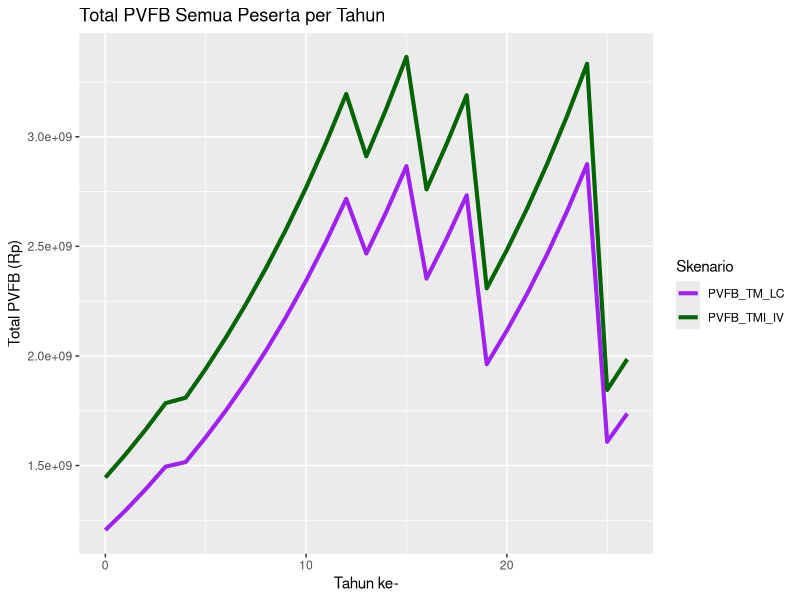
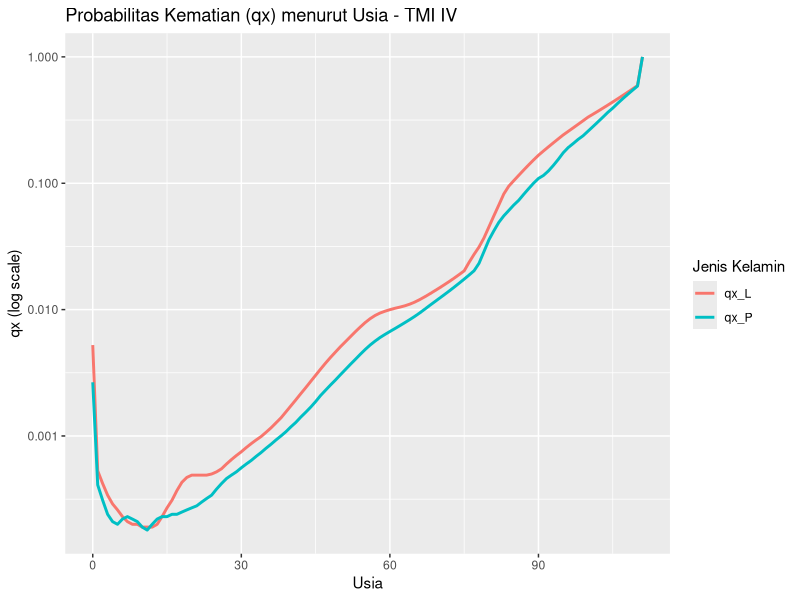
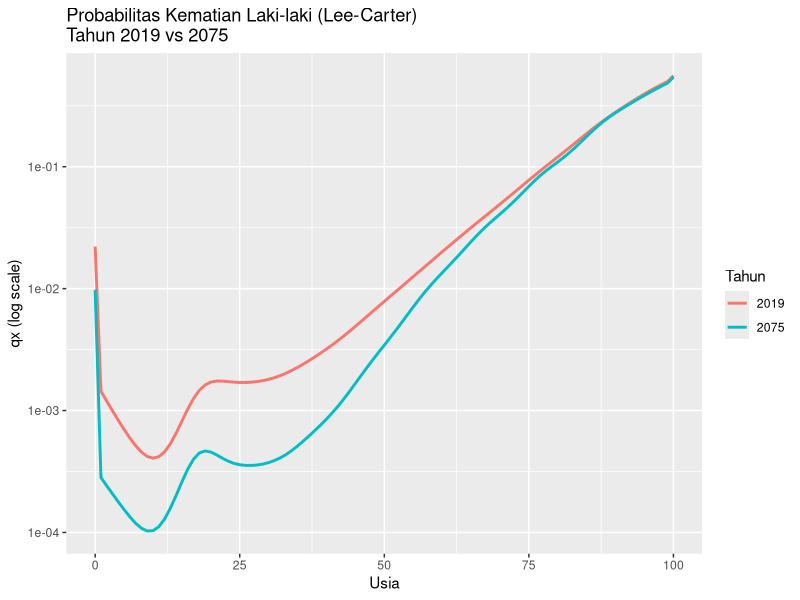
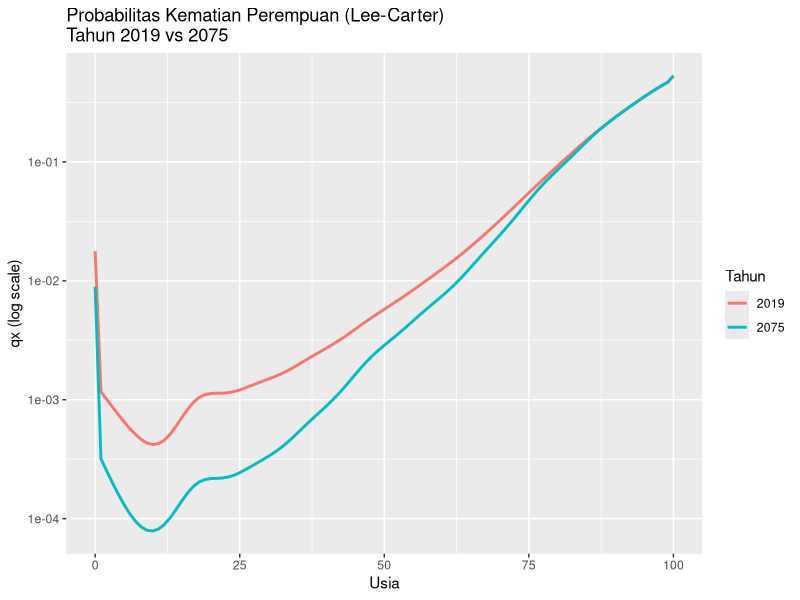
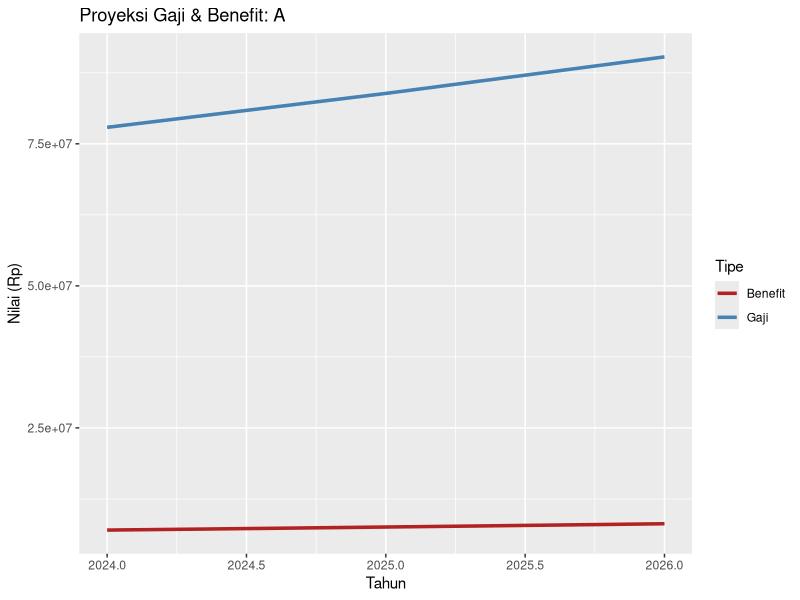
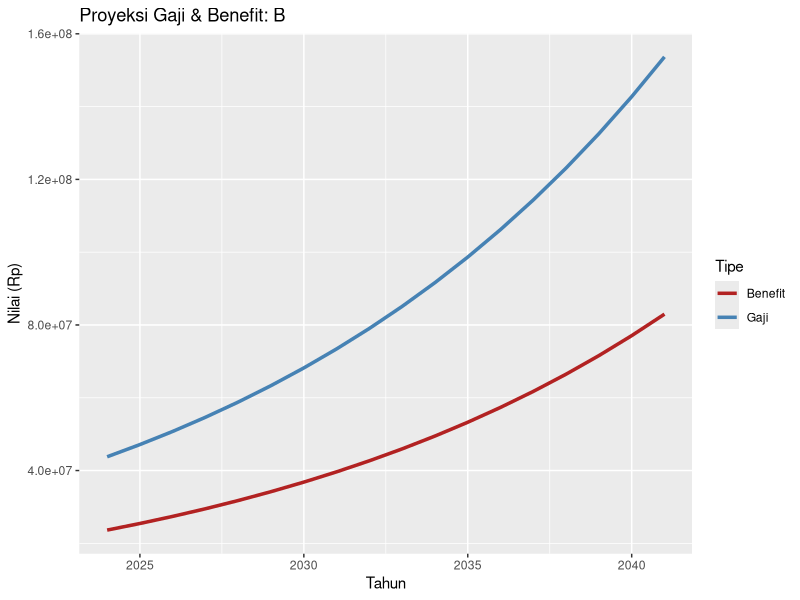
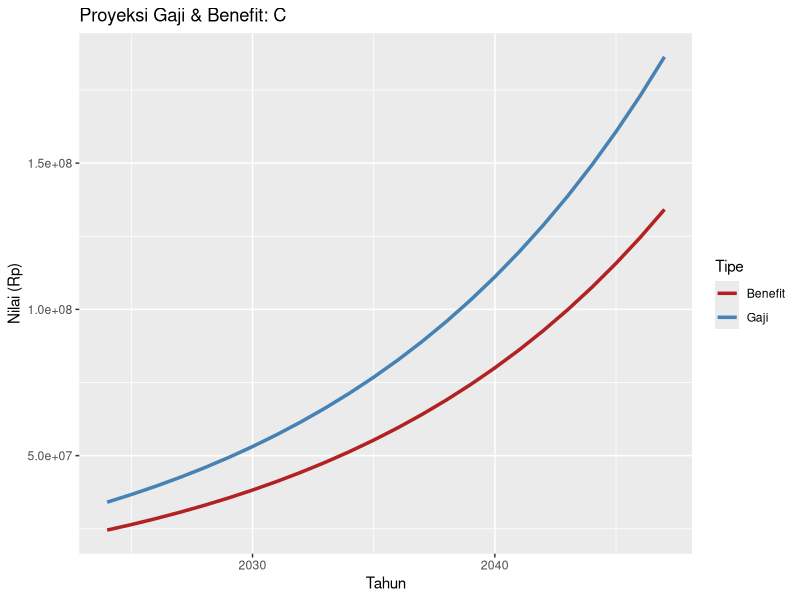
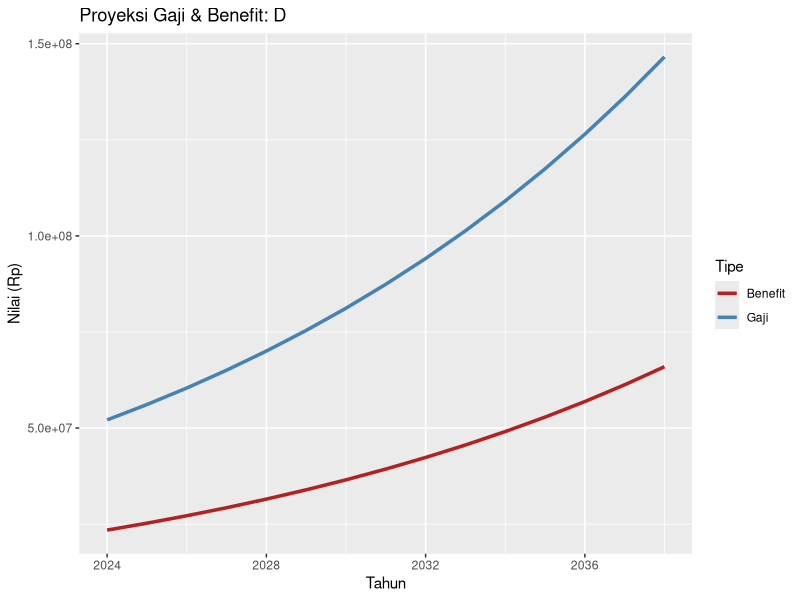

Here is the R script that generated these plots, in order:
setwd("D:/Kerjaan/Research Consultant/Project Lee Carter Model in R")
# Gunakan Working Directory yang di bawah, hapus alamat yang di atas, dan hapus tanda "#" di bawah
# setwd("C:/Users/Nela Aidatun/Downloads")

library(readxl)
library(dplyr)
library(openxlsx)
library(ggplot2)
library(tidyr)
library(tidyverse)

# =================== Parameter ===================
inflasi <- 0.0157  
bunga <- 0.0713
pensiun <- 55
proporsi <- 0.03
KenaikanGaji <- 0.06
v <- 1 / (1 + bunga)
TahunMasuk <- 2020
TahunValuasi<-2024
# =================== Baca Data ===================
data_peserta <- read_excel("data pensiun.xlsx")
tmi_iv <- read_excel("TM IV.xlsx")
lc_laki <- read_excel("TM LC.xlsx", sheet = "Laki-laki")
lc_perempuan <- read_excel("TM LC.xlsx", sheet = "Perempuan")

# --- Visualisasi 1: Grafik Garis tmi_iv ---
tmi_iv_long <- tmi_iv %>%
  pivot_longer(cols = starts_with("qx"), names_to = "Jenis_Kelamin", values_to = "qx")

plot1 <- ggplot(tmi_iv_long, aes(x = Usia, y = qx, color = Jenis_Kelamin)) +
  geom_line(size = 1) +
  scale_y_log10() +
  labs(title = "Probabilitas Kematian (qx) menurut Usia - TMI IV",
       x = "Usia", y = "qx (log scale)",
       color = "Jenis Kelamin")

ggsave("plot_tmi_iv.png", plot = plot1, width = 8, height = 6, dpi = 300)

# --- Visualisasi 2: Line Plot lc_laki Tahun 2019 dan 2075 ---
lc_laki_subset <- lc_laki %>%
  select(Usia, `2019`, `2075`) %>%
  pivot_longer(cols = -Usia, names_to = "Tahun", values_to = "qx") %>%
  mutate(Tahun = as.factor(Tahun))

plot2 <- ggplot(lc_laki_subset, aes(x = Usia, y = qx, color = Tahun)) +
  geom_line(size = 1) +
  scale_y_log10() +
  labs(title = "Probabilitas Kematian Laki-laki (Lee-Carter)\nTahun 2019 vs 2075",
       x = "Usia", y = "qx (log scale)", color = "Tahun")

ggsave("plot_line_laki.png", plot = plot2, width = 8, height = 6, dpi = 300)

# --- Visualisasi 3: Line Plot lc_perempuan Tahun 2019 dan 2075 ---
lc_perempuan_subset <- lc_perempuan %>%
  select(Usia, `2019`, `2075`) %>%
  pivot_longer(cols = -Usia, names_to = "Tahun", values_to = "qx") %>%
  mutate(Tahun = as.factor(Tahun))

plot3 <- ggplot(lc_perempuan_subset, aes(x = Usia, y = qx, color = Tahun)) +
  geom_line(size = 1) +
  scale_y_log10() +
  labs(title = "Probabilitas Kematian Perempuan (Lee-Carter)\nTahun 2019 vs 2075",
       x = "Usia", y = "qx (log scale)", color = "Tahun")

ggsave("plot_line_perempuan.png", plot = plot3, width = 8, height = 6, dpi = 300)


 # =================== Tahap 1 ===================
wb <- createWorkbook()
for (i in 1:nrow(data_peserta)) {
  
  peserta <- data_peserta[i, ]
  usia_sekarang <- peserta$UsiaSekarang
  gaji_awal <- peserta$Gaji
  masa_kerja <- peserta$MasaKerja
  id <- as.character(peserta$Nama)  
  
  Tahun_Menuju_Pensiun <- (pensiun)-1-usia_sekarang
  t <- 0:Tahun_Menuju_Pensiun
  usia_t <- usia_sekarang + t
  tahun_proyeksi <- TahunValuasi + t
  
  # Gaji Proyeksi (G_t)
  G_t <- gaji_awal * ((1 + KenaikanGaji) * (1 + inflasi)) ^ t
  
  # Benefit (B_x)
  B_x <- proporsi * (pensiun - usia_sekarang) * G_t
  B_x[1] <- 0
  
  hasil <- data.frame(
    t = t,
    x = usia_t,
    Tahun = tahun_proyeksi,
    Gaji_Proyeksi = round(G_t, 2),
    Benefit = round(B_x, 2)
  )
  
  # Tambahkan ke workbook sebagai sheet baru
  addWorksheet(wb, sheetName = paste0("Peserta_", id))
  writeData(wb, sheet = paste0("Peserta_", id), x = hasil)
}
# Simpan workbook hasil Tahap 1 ke file Excel
saveWorkbook(wb, "hasil_Tahap1_Gaji_Benefit.xlsx", overwrite = TRUE)

# ========== Visualisasi Gaji Proyeksi dan Benefit per Peserta ==========
dir.create("visualisasi_gaji_benefit", showWarnings = FALSE)

for (i in 1:nrow(data_peserta)) {
  peserta <- data_peserta[i, ]
  usia_sekarang <- peserta$UsiaSekarang
  gaji_awal <- peserta$Gaji
  id <- as.character(peserta$Nama)
  
  Tahun_Menuju_Pensiun <- (pensiun) - 1 - usia_sekarang
  t <- 0:Tahun_Menuju_Pensiun
  usia_t <- usia_sekarang + t
  tahun_proyeksi <- TahunValuasi + t
  G_t <- gaji_awal * ((1 + KenaikanGaji) * (1 + inflasi)) ^ t
  B_x <- proporsi * (pensiun - usia_sekarang) * G_t
  
  df_plot <- data.frame(Tahun = tahun_proyeksi, Gaji = G_t, Benefit = B_x) %>%
    pivot_longer(cols = c("Gaji", "Benefit"), names_to = "Tipe", values_to = "Nilai")
  
  p <- ggplot(df_plot, aes(x = Tahun, y = Nilai, color = Tipe)) +
    geom_line(size = 1.2) +
    labs(title = paste("Proyeksi Gaji & Benefit:", id),
         x = "Tahun", y = "Nilai (Rp)") +
    scale_color_manual(values = c("Gaji" = "steelblue", "Benefit" = "firebrick"))
  
  ggsave(filename = paste0("visualisasi_gaji_benefit/", id, "_gaji_benefit.png"),
         plot = p, width = 8, height = 5)
}

# =================== Tahap 2: Perhitungan Aktuaria ===================

hitung_lx_dx_ax <- function(qx_vector, usia_awal = 0, usia_akhir = 110, v) {
  usia_range <- usia_awal:usia_akhir
  qx <- qx_vector[1:length(usia_range)]
  lx <- numeric(length(usia_range))
  dx <- numeric(length(usia_range))
  Dx <- numeric(length(usia_range))
  Nx <- numeric(length(usia_range))
  ax <- numeric(length(usia_range))
  axn <- numeric(length(usia_range))
  
  lx[1] <- 100000
  for (i in 2:length(lx)) {
    lx[i] <- lx[i - 1] * (1 - qx[i - 1])
  }
  
  dx <- lx * qx
  Dx <- v^(usia_range) * lx
  Nx <- rev(cumsum(rev(Dx)))
  ax <- Nx / Dx
  
  n_axn <- function(Nx, usia_idx, n) {
    if ((usia_idx + n) <= length(Nx)) {
      return((Nx[usia_idx] - Nx[usia_idx + n]) / Dx[usia_idx])
    } else {
      return((Nx[usia_idx]) / Dx[usia_idx])
    }
  }
  
  for (i in 1:length(usia_range)) {
    axn[i] <- n_axn(Nx, i, 110 - usia_range[i])
  }
  
  return(data.frame(
    Usia = usia_range,
    qx = round(qx, 6),
    lx = round(lx),
    dx = round(dx),
    Dx = round(Dx, 2),
    Nx = round(Nx, 2),
    ax = round(ax, 4),
    axn = round(axn, 4)
  ))
}

# ========= Fungsi Ubah Format TM LC ke Long =========
reshape_tm_lc <- function(df, gender) {
  names(df)[1] <- "Usia"
  df <- df %>% mutate(Usia = as.numeric(Usia))
  
  df_long <- df %>%
    pivot_longer(-Usia, names_to = "Tahun", values_to = "qx") %>%
    mutate(
      Tahun = as.numeric(Tahun),
      qx = as.numeric(qx),
      Gender = gender
    ) %>%
    arrange(Tahun, Usia)
  
  return(df_long)
}

# ========== TMI IV ========== 
tmi_iv_p <- tmi_iv %>% select(Usia, qx = qx_P)
tmi_iv_l <- tmi_iv %>% select(Usia, qx = qx_L)

hasil_tmi_p <- hitung_lx_dx_ax(tmi_iv_p$qx, usia_awal = min(tmi_iv_p$Usia), usia_akhir = max(tmi_iv_p$Usia), v)
hasil_tmi_l <- hitung_lx_dx_ax(tmi_iv_l$qx, usia_awal = min(tmi_iv_l$Usia), usia_akhir = max(tmi_iv_l$Usia), v)

# Simpan TMI IV ke Excel
wb1 <- createWorkbook()
addWorksheet(wb1, "TMI_IV_P")
writeData(wb1, "TMI_IV_P", hasil_tmi_p)

addWorksheet(wb1, "TMI_IV_L")
writeData(wb1, "TMI_IV_L", hasil_tmi_l)

saveWorkbook(wb1, "hasil_TMI_IV.xlsx", overwrite = TRUE)

# ========== TM LC PEREMPUAN ========== 
lc_perempuan_long <- reshape_tm_lc(lc_perempuan, "P")
wb2 <- createWorkbook()

for (thn in 2020:2046) {
  data_tahun <- lc_perempuan_long %>%
    filter(Tahun == thn) %>%
    arrange(Usia)
  
  hasil_tahun <- hitung_lx_dx_ax(data_tahun$qx, min(data_tahun$Usia), max(data_tahun$Usia), v)
  
  sheet_name <- paste0("Tahun_", thn)
  addWorksheet(wb2, sheet_name)
  writeData(wb2, sheet_name, hasil_tahun)
}

saveWorkbook(wb2, "hasil_TMLC_P_Tahun2020-2046.xlsx", overwrite = TRUE)

# ========== TM LC LAKI-LAKI ========== 
lc_laki_long <- reshape_tm_lc(lc_laki, "L")
wb3 <- createWorkbook()

for (thn in 2020:2046) {
  data_tahun <- lc_laki_long %>%
    filter(Tahun == thn) %>%
    arrange(Usia)
  
  hasil_tahun <- hitung_lx_dx_ax(data_tahun$qx, min(data_tahun$Usia), max(data_tahun$Usia), v)
  
  sheet_name <- paste0("Tahun_", thn)
  addWorksheet(wb3, sheet_name)
  writeData(wb3, sheet_name, hasil_tahun)
}
# Ambil qx tahun valuasi (misal 2024) dari LC
qx_lc_l <- lc_laki_long %>% filter(Tahun == TahunValuasi) %>% arrange(Usia)
qx_lc_p <- lc_perempuan_long %>% filter(Tahun == TahunValuasi) %>% arrange(Usia)

hasil_lc_l <- hitung_lx_dx_ax(qx_lc_l$qx, usia_awal = min(qx_lc_l$Usia), usia_akhir = max(qx_lc_l$Usia), v)
hasil_lc_p <- hitung_lx_dx_ax(qx_lc_p$qx, usia_awal = min(qx_lc_p$Usia), usia_akhir = max(qx_lc_p$Usia), v)

saveWorkbook(wb3, "hasil_TMLC_L_Tahun2020-2046.xlsx", overwrite = TRUE)
get_D_and_ar <- function(hasil_lxDx, usia_r, usia_x) {
  Dr <- hasil_lxDx$Dx[which(hasil_lxDx$Usia == usia_r)]
  Nr <- hasil_lxDx$Nx[which(hasil_lxDx$Usia == usia_r)]
  ar <- Nr / Dr
  return(list(Dr = Dr, ar = ar))
}
# =================== Tahap 3: Perhitungan PVFB ===================
wb_pvfb_semua <- createWorkbook()

# Buat dua data.frame kosong untuk gabungan output
max_tahun <- max((pensiun ) - data_peserta$UsiaSekarang)
PVFB_TMI_IV <- data.frame(t = 0:max_tahun)
PVFB_TM_LC <- data.frame(t = 0:max_tahun)

for (i in 1:nrow(data_peserta)) {
  
  peserta <- data_peserta[i, ]
  id <- as.character(peserta$Nama)
  usia_sekarang <- peserta$UsiaSekarang
  gaji_awal <- peserta$Gaji
  gender <- peserta$JenisKelamin  # "L" atau "P"
  
  Tahun_Menuju_Pensiun <- (pensiun - 1) - usia_sekarang
  usia_pensiun <- pensiun
  
  B_r <- proporsi * (pensiun - usia_sekarang) * (gaji_awal * ((1 + KenaikanGaji) * (1 + inflasi)) ^ Tahun_Menuju_Pensiun)
  
  # ==================== Perhitungan TMI IV ====================
  hasil_tmi <- if (gender == "L") hasil_tmi_l else hasil_tmi_p
  tmi_vals <- get_D_and_ar(hasil_tmi, usia_r = usia_pensiun, usia_x = usia_sekarang)
  Dr <- tmi_vals$Dr
  ar <- tmi_vals$ar
  
  usia_rentang <- usia_sekarang:(usia_pensiun)
  Dx_vector <- hasil_tmi %>% filter(Usia %in% usia_rentang) %>% pull(Dx)
  PVFB_t_tmi <- B_r * ar * (Dr / Dx_vector)
  
  colname_tmi <- paste0("j=", i)
  PVFB_TMI_IV[1:length(PVFB_t_tmi), colname_tmi] <- round(PVFB_t_tmi, 2)
  
  # ==================== Perhitungan TM LC ====================
  hasil_lc <- if (gender == "L") hasil_lc_l else hasil_lc_p
  lc_vals <- get_D_and_ar(hasil_lc, usia_r = usia_pensiun, usia_x = usia_sekarang)
  Dr_lc <- lc_vals$Dr
  ar_lc <- lc_vals$ar
  
  Dx_vector_lc <- hasil_lc %>% filter(Usia %in% usia_rentang) %>% pull(Dx)
  PVFB_t_lc <- B_r * ar_lc * (Dr_lc / Dx_vector_lc)
  
  colname_lc <- paste0("j=", i)
  PVFB_TM_LC[1:length(PVFB_t_lc), colname_lc] <- round(PVFB_t_lc, 2)
}

# Tambahkan worksheet dan simpan
addWorksheet(wb_pvfb_semua, "PVFB_TMI_IV")
writeData(wb_pvfb_semua, "PVFB_TMI_IV", PVFB_TMI_IV)

addWorksheet(wb_pvfb_semua, "PVFB_TM_LC")
writeData(wb_pvfb_semua, "PVFB_TM_LC", PVFB_TM_LC)

saveWorkbook(wb_pvfb_semua, "hasil_PVFB_Tahunan_TMI_dan_TM_LC.xlsx", overwrite = TRUE)

# =================== Visualisasi PVFB Agregat ===================
dir.create("visualisasi_pvfb", showWarnings = FALSE)

PVFB_long <- PVFB_TMI_IV %>%
  pivot_longer(cols = -t, names_to = "Peserta", values_to = "PVFB_TMI_IV") %>%
  left_join(PVFB_TM_LC %>%
              pivot_longer(cols = -t, names_to = "Peserta", values_to = "PVFB_TM_LC"),
            by = c("t", "Peserta"))

# Loop untuk simpan grafik PVFB per peserta
peserta_list <- unique(PVFB_long$Peserta)

for (id in peserta_list) {
  df_plot <- PVFB_long %>% filter(Peserta == id) %>%
    pivot_longer(cols = c("PVFB_TMI_IV", "PVFB_TM_LC"), names_to = "Skenario", values_to = "PVFB")
  
  p <- ggplot(df_plot, aes(x = t, y = PVFB, color = Skenario)) +
    geom_line(size = 1.2) +
    labs(title = paste("Nilai PVFB per Tahun -", id),
         x = "Tahun ke-", y = "PVFB (Rp)") +
    scale_color_manual(values = c("PVFB_TMI_IV" = "darkgreen", "PVFB_TM_LC" = "purple"))
  
  ggsave(filename = paste0("visualisasi_pvfb/", id, "_pvfb.png"),
         plot = p, width = 8, height = 5)
}

# ========== Visualisasi Akumulasi Total PVFB Semua Peserta ==========
PVFB_total <- PVFB_long %>%
  group_by(t) %>%
  summarise(PVFB_TMI_IV = sum(PVFB_TMI_IV, na.rm = TRUE),
            PVFB_TM_LC = sum(PVFB_TM_LC, na.rm = TRUE)) %>%
  pivot_longer(cols = c("PVFB_TMI_IV", "PVFB_TM_LC"), names_to = "Skenario", values_to = "PVFB")

ggplot(PVFB_total, aes(x = t, y = PVFB, color = Skenario)) +
  geom_line(size = 1.4) +
  labs(title = "Total PVFB Semua Peserta per Tahun",
       x = "Tahun ke-", y = "Total PVFB (Rp)") +
  scale_color_manual(values = c("PVFB_TMI_IV" = "darkgreen", "PVFB_TM_LC" = "purple"))

ggsave("visualisasi_pvfb/Total_PVFB_Semua_Peserta.png", width = 8, height = 5)


# =================== Tahap 4: Hitung NC dan AL Metode EAN ===================
library(dplyr)
library(openxlsx)

# Fungsi hitung NC dan AL metode EAN, versi revisi
hitung_NC_AL_EAN <- function(PVFB_df, hasil_lxDx, usia_sekarang, usia_pensiun, peserta_id = NULL) {
  usia_r <- usia_pensiun - 1
  PVFB_df <- PVFB_df %>% filter(t + usia_sekarang <= usia_r)
  
  hasil_full <- hasil_lxDx
  Dr <- hasil_full$Dx[hasil_full$Usia == usia_r]
  Nr <- hasil_full$Nx[hasil_full$Usia == usia_r]
  ar <- hasil_full$axn[hasil_full$Usia == usia_r]
  Nx0 <- hasil_full$Nx[hasil_full$Usia == usia_sekarang]
  
  if (any(is.na(c(Dr, Nr, ar, Nx0)))) {
    warning(paste("NA pada input: peserta ID", peserta_id))
    return(list(NC = NA, AL = NA))
  }
  
  denominator <- ar * (Nx0 - Nr)
  if (denominator <= 0) {
    warning(paste("Denominator <= 0 untuk peserta ID", peserta_id))
    return(list(NC = NA, AL = NA))
  }
  
  PVFB_total <- sum(PVFB_df$PVFB, na.rm = TRUE)
  NC_tetap <- round((PVFB_total * Dr) / denominator, 2)
  NC <- rep(NC_tetap, nrow(PVFB_df))
  
  usia_t <- PVFB_df$t + usia_sekarang
  usia_t[usia_t > usia_r] <- usia_r
  
  Nx_t <- hasil_full$Nx[match(usia_t, hasil_full$Usia)]
  Dx_t <- hasil_full$Dx[match(usia_t, hasil_full$Usia)]
  
  AL <- rep(NA, length(PVFB_df$t))
  valid <- !is.na(Dx_t) & Dx_t != 0
  AL[valid] <- round(PVFB_df$PVFB[valid] - NC_tetap * (Nx_t[valid] - Nr) / Dx_t[valid], 2)
  AL[PVFB_df$t == 0] <- 0
  AL[is.na(AL)] <- NA
  
  # DEBUG untuk peserta J3 dan J6
  if (peserta_id %in% c(3, 6)) {
    cat("=== DEBUG: Peserta ID", peserta_id, "===\n")
    cat("PVFB_total =", PVFB_total, "\n")
    cat("NC =", NC_tetap, "\n")
    cat("Nx0 =", Nx0, ", Nr =", Nr, "\n")
    cat("Denominator =", denominator, "\n")
    cat("AL tahun 0 dan 1:\n")
    print(data.frame(t = PVFB_df$t[1:2], PVFB = PVFB_df$PVFB[1:2], AL = AL[1:2]))
  }
  
  return(list(
    NC = data.frame(t = PVFB_df$t, NC = NC),
    AL = data.frame(t = PVFB_df$t, AL = AL)
  ))
}


# Inisialisasi workbook dan list penampung hasil
wb_ean <- createWorkbook()
NC_TMI_IV_all <- list()
AL_TMI_IV_all <- list()
NC_TM_LC_all <- list()
AL_TM_LC_all <- list()

# Loop untuk setiap peserta
for (i in 1:nrow(data_peserta)) {
  usia <- data_peserta$UsiaSekarang[i]
  gender <- data_peserta$JenisKelamin[i]
  peserta_id <- data_peserta$Nama[i]  # Tambahkan ini
  usia_pensiun <- 55
  
  hasil_lxDx_tmi <- if (gender == "P") hasil_tmi_p else hasil_tmi_l
  hasil_lxDx_lc <- if (gender == "P") hasil_lc_p else hasil_lc_l
  
  colname <- paste0("j=", i)
  
  if (colname %in% colnames(PVFB_TMI_IV)) {
    PVFB_df_tmi <- data.frame(t = PVFB_TMI_IV$t, PVFB = PVFB_TMI_IV[[colname]])
    hasil_tmi <- hitung_NC_AL_EAN(PVFB_df_tmi, hasil_lxDx_tmi, usia, usia_pensiun, peserta_id)
    NC_TMI_IV_all[[i]] <- hasil_tmi$NC
    AL_TMI_IV_all[[i]] <- hasil_tmi$AL
  }
  
  if (colname %in% colnames(PVFB_TM_LC)) {
    PVFB_df_lc <- data.frame(t = PVFB_TM_LC$t, PVFB = PVFB_TM_LC[[colname]])
    hasil_lc <- hitung_NC_AL_EAN(
      PVFB_df = PVFB_df_lc,
      hasil_lxDx = hasil_lxDx_lc,
      usia_sekarang = usia,
      usia_pensiun = usia_pensiun,
      peserta_id = peserta_id
    )
    NC_TM_LC_all[[i]] <- hasil_lc$NC
    AL_TM_LC_all[[i]] <- hasil_lc$AL
  }
}


# Fungsi gabung data frame per peserta
gabung_df <- function(list_df, prefix) {
  hasil_df <- list_df[[1]]
  colnames(hasil_df)[colnames(hasil_df) != "t"] <- paste0(prefix, "_j1")
  
  for (i in 2:length(list_df)) {
    df_i <- list_df[[i]]
    colnames(df_i)[colnames(df_i) != "t"] <- paste0(prefix, "_j", i)
    hasil_df <- merge(hasil_df, df_i, by = "t", all = TRUE)
  }
  return(hasil_df)
}

# Gabungkan hasil dan simpan ke Excel
NC_TMI_IV_df <- gabung_df(NC_TMI_IV_all, "NC")
AL_TMI_IV_df <- gabung_df(AL_TMI_IV_all, "AL")
NC_TM_LC_df <- gabung_df(NC_TM_LC_all, "NC")
AL_TM_LC_df <- gabung_df(AL_TM_LC_all, "AL")

addWorksheet(wb_ean, "EAN_TMI_IV")
writeData(wb_ean, "EAN_TMI_IV", cbind(NC_TMI_IV_df, AL_TMI_IV_df[, -1]))

addWorksheet(wb_ean, "EAN_TM_LC")
writeData(wb_ean, "EAN_TM_LC", cbind(NC_TM_LC_df, AL_TM_LC_df[, -1]))

# Simpan workbook (ganti path sesuai kebutuhan)
saveWorkbook(wb_ean, "hasil_EAN_NC_AL_TMI_TM_LC.xlsx", overwrite = TRUE)

if (peserta_id %in% c(3, 6)) {
  print(paste("=== DEBUG: Peserta ID", peserta_id, "==="))
  print(paste("PVFB_total =", PVFB_total))
  print(paste("NC =", NC_tetap))
  print(paste("Nx0 =", Nx0, ", Nr =", Nr))
  print(paste("Denominator =", denominator))
  print("AL tahun 0 dan 1:")
  print(data.frame(t = PVFB_df$t[1:2], PVFB = PVFB_df$PVFB[1:2], AL = AL[1:2]))
}

# =================== Visualisasi Tahap 4: NC dan AL ===================
library(ggplot2)
library(tidyr)

# Gabungkan dan ubah ke long format untuk plotting
NC_TMI_IV_long <- pivot_longer(NC_TMI_IV_df, -t, names_to = "Peserta", values_to = "NC")
AL_TMI_IV_long <- pivot_longer(AL_TMI_IV_df, -t, names_to = "Peserta", values_to = "AL")

NC_TM_LC_long <- pivot_longer(NC_TM_LC_df, -t, names_to = "Peserta", values_to = "NC")
AL_TM_LC_long <- pivot_longer(AL_TM_LC_df, -t, names_to = "Peserta", values_to = "AL")

# Buat plot dan simpan (NC dan AL)
plot_NC_TMI <- ggplot(NC_TMI_IV_long, aes(x = t, y = NC, color = Peserta)) +
  geom_line() + labs(title = "Normal Cost - TMI IV", x = "Tahun", y = "NC")
ggsave("plot_NC_TMI_IV.png", plot_NC_TMI, width = 8, height = 5)

plot_AL_TMI <- ggplot(AL_TMI_IV_long, aes(x = t, y = AL, color = Peserta)) +
  geom_line() + labs(title = "Accrued Liability - TMI IV", x = "Tahun", y = "AL")
ggsave("plot_AL_TMI_IV.png", plot_AL_TMI, width = 8, height = 5)

plot_NC_LC <- ggplot(NC_TM_LC_long, aes(x = t, y = NC, color = Peserta)) +
  geom_line() + labs(title = "Normal Cost - TM LC", x = "Tahun", y = "NC")
ggsave("plot_NC_TM_LC.png", plot_NC_LC, width = 8, height = 5)

plot_AL_LC <- ggplot(AL_TM_LC_long, aes(x = t, y = AL, color = Peserta)) +
  geom_line() + labs(title = "Accrued Liability - TM LC", x = "Tahun", y = "AL")
ggsave("plot_AL_TM_LC.png", plot_AL_LC, width = 8, height = 5)

# =================== Tahap 5: Hitung ∆B_t dan PVFB̃_tj ===================

# Fungsi menghitung delta B dan PVFB tilde
hitung_deltaB_PVFB_tj <- function(data_peserta, usia_pensiun, inflasi, KenaikanGaji, proporsi, hasil_lxDx_list) {
  max_t <- max(usia_pensiun  - data_peserta$UsiaSekarang)
  n_peserta <- nrow(data_peserta)
  v <- 1 / (1 + bunga)
  
  # Inisialisasi matriks hasil
  deltaB_df <- data.frame(t = 0:max_t)
  PVFB_tilde_df <- data.frame(t = 0:max_t)
  
  for (j in 1:n_peserta) {
    usia_j <- data_peserta$UsiaSekarang[j]
    gaji_awal <- data_peserta$Gaji[j]
    gender <- data_peserta$JenisKelamin[j]
    hasil_lxDx <- hasil_lxDx_list[[j]]
    
    t_max <- usia_pensiun -1- usia_j
    
    delta_B <- numeric(max_t + 1)
    pvfb_tilde <- numeric(max_t + 1)
    
    for (t in 0:t_max) {
      usia_t <- usia_j + t
      G_t <- gaji_awal * ((1 + inflasi) * (1 + KenaikanGaji)) ^ (t)
      G_t1 <- gaji_awal * ((1 + inflasi) * (1 + KenaikanGaji)) ^ (t+1)
      
      B_t <- proporsi * (usia_pensiun - usia_j) * G_t
      B_t1 <- proporsi * (usia_pensiun - usia_j) * G_t1
      
      delta_B[t + 1] <- round(B_t1 - B_t, 2)
      
      Dr <- hasil_lxDx$Dx[which(hasil_lxDx$Usia == usia_pensiun - 1)]
      Dx_t1 <- hasil_lxDx$Dx[which(hasil_lxDx$Usia == usia_t + 1)]
      
      pvfb_tilde[t + 1] <- round(B_t * Dr / Dx_t1, 2)
    }
    
    deltaB_df[[paste0("j=", j)]] <- delta_B
    PVFB_tilde_df[[paste0("j=", j)]] <- pvfb_tilde
  }
  
  return(list(deltaB = deltaB_df, PVFB_tilde = PVFB_tilde_df))
}
# Buat list hasil_lxDx TMI IV dan TM LC untuk setiap peserta
hasil_lxDx_tmi_list <- lapply(1:nrow(data_peserta), function(i) {
  gender <- data_peserta$JenisKelamin[i]
  if (gender == "L") {
    hasil_tmi_l
  } else {
    hasil_tmi_p
  }
})

hasil_lxDx_lc_list <- lapply(1:nrow(data_peserta), function(i) {
  gender <- data_peserta$JenisKelamin[i]
  if (gender == "L") {
    hasil_lc_l
  } else {
    hasil_lc_p
  }
})

# Perhitungan untuk TMI IV
hasil_deltabt_tmi <- hitung_deltaB_PVFB_tj(
  data_peserta = data_peserta,
  usia_pensiun = 56,
  inflasi = inflasi,
  KenaikanGaji = KenaikanGaji,
  proporsi = proporsi,
  hasil_lxDx_list = hasil_lxDx_tmi_list
)

# Perhitungan untuk TM LC
hasil_deltabt_lc <- hitung_deltaB_PVFB_tj(
  data_peserta = data_peserta,
  usia_pensiun = 56,
  inflasi = inflasi,
  KenaikanGaji = KenaikanGaji,
  proporsi = proporsi,
  hasil_lxDx_list = hasil_lxDx_lc_list
)

# Simpan ke Excel
wb_delta <- createWorkbook()

# Sheet TMI IV
addWorksheet(wb_delta, "DeltaBt_TMI_IV")
writeData(wb_delta, "DeltaBt_TMI_IV", hasil_deltabt_tmi$deltaB)

addWorksheet(wb_delta, "PVFBtilde_TMI_IV")
writeData(wb_delta, "PVFBtilde_TMI_IV", hasil_deltabt_tmi$PVFB_tilde)

# Sheet TM LC
addWorksheet(wb_delta, "DeltaBt_TM_LC")
writeData(wb_delta, "DeltaBt_TM_LC", hasil_deltabt_lc$deltaB)

addWorksheet(wb_delta, "PVFBtilde_TM_LC")
writeData(wb_delta, "PVFBtilde_TM_LC", hasil_deltabt_lc$PVFB_tilde)

# Simpan workbook
saveWorkbook(wb_delta, "hasil_FIL_DeltaBt_PVFBtilde.xlsx", overwrite = TRUE)

# =================== LANJUTAN TAHAP 6: Perhitungan NC dan AL Metode FIL ===================

# Fungsi menghitung NC FIL tetap (di t=0) untuk setiap peserta
hitung_NC_FIL_Tetap <- function(data_peserta, PVFB_df, hasil_lxDx_list, usia_pensiun) {
  n_peserta <- nrow(data_peserta)
  NC_per_peserta <- numeric(n_peserta)
  
  for (j in 1:n_peserta) {
    usia_j <- data_peserta$UsiaSekarang[j]
    hasil_lxDx <- hasil_lxDx_list[[j]]
    
    idx_entry <- which(hasil_lxDx$Usia == usia_j)
    idx_pensiun <- which(hasil_lxDx$Usia == (usia_pensiun - 1))
    
    if (length(idx_entry) > 0 && length(idx_pensiun) > 0) {
      Ne <- hasil_lxDx$Nx[idx_entry]
      Nr <- hasil_lxDx$Nx[idx_pensiun]
      Dr <- hasil_lxDx$Dx[idx_pensiun]
      
      colname <- paste0("j=", j)
      Br_j <- PVFB_df[1, colname]  # Ambil PVFB t=0
      
      if (!is.na(Br_j) && (Ne - Nr) != 0) {
        NC_per_peserta[j] <- (Br_j * Dr) / (Ne - Nr)
      }
    }
  }
  
  return(NC_per_peserta)
}

# Fungsi hitung data NC per tahun dan AL FIL
hitung_FIL_dinamis <- function(data_peserta, PVFB_df, hasil_lxDx_list, NC_per_peserta, usia_pensiun) {
  max_t <- nrow(PVFB_df) - 1
  n_peserta <- nrow(data_peserta)
  
  hasil_FIL <- data.frame(
    t = 0:max_t,
    PVFB_Total = 0,
    PVFNC_Total = 0,
    AL_FIL_Total = 0,
    NC_FIL_Total = 0,
    Peserta_Aktif = 0
  )
  
  for (t in 0:max_t) {
    PVFB_t <- 0
    PVFNC_t <- 0
    NC_t <- 0
    aktif_t <- 0
    
    for (j in 1:n_peserta) {
      usia_j_t <- data_peserta$UsiaSekarang[j] + t
      if (usia_j_t < usia_pensiun) {
        aktif_t <- aktif_t + 1
        colname <- paste0("j=", j)
        
        if (colname %in% colnames(PVFB_df)) {
          pvfb_jt <- PVFB_df[t + 1, colname]
          if (!is.na(pvfb_jt)) {
            PVFB_t <- PVFB_t + pvfb_jt
          }
        }
        
        hasil_lxDx <- hasil_lxDx_list[[j]]
        idx_t <- which(hasil_lxDx$Usia == usia_j_t)
        idx_pensiun <- which(hasil_lxDx$Usia == (usia_pensiun - 1))
        
        if (length(idx_t) > 0 && length(idx_pensiun) > 0) {
          Nx_t <- hasil_lxDx$Nx[idx_t]
          Nr <- hasil_lxDx$Nx[idx_pensiun]
          Dx_t <- hasil_lxDx$Dx[idx_t]
          
          if (!is.na(Nx_t) && !is.na(Nr) && !is.na(Dx_t) && Dx_t != 0) {
            PVFNC_j <- NC_per_peserta[j] * (Nx_t - Nr) / Dx_t
            PVFNC_t <- PVFNC_t + PVFNC_j
            NC_t <- NC_t + NC_per_peserta[j]
          }
        }
      }
    }
    
    hasil_FIL$Peserta_Aktif[t + 1] <- aktif_t
    hasil_FIL$PVFB_Total[t + 1] <- round(PVFB_t, 0)
    hasil_FIL$PVFNC_Total[t + 1] <- round(PVFNC_t, 0)
    hasil_FIL$AL_FIL_Total[t + 1] <- round(PVFB_t - PVFNC_t, 0)
    hasil_FIL$NC_FIL_Total[t + 1] <- round(NC_t, 0)
  }
  
  return(hasil_FIL)
}
# Data input: hasil_lxDx_list_TMI dan hasil_lxDx_list_LC sudah disiapkan sesuai jenis kelamin
NC_per_peserta_TMI <- hitung_NC_FIL_Tetap(data_peserta, PVFB_TMI_IV, hasil_lxDx_tmi_list, pensiun)
hasil_FIL_TMI <- hitung_FIL_dinamis(data_peserta, PVFB_TMI_IV, hasil_lxDx_tmi_list, NC_per_peserta_TMI, pensiun)

NC_per_peserta_LC <- hitung_NC_FIL_Tetap(data_peserta, PVFB_TM_LC, hasil_lxDx_lc_list, pensiun)
hasil_FIL_LC <- hitung_FIL_dinamis(data_peserta, PVFB_TM_LC, hasil_lxDx_lc_list, NC_per_peserta_LC, pensiun)
wb <- createWorkbook()

addWorksheet(wb, "FIL_TMI_IV")
writeData(wb, "FIL_TMI_IV", hasil_FIL_TMI)

addWorksheet(wb, "FIL_TM_LC")
writeData(wb, "FIL_TM_LC", hasil_FIL_LC)

saveWorkbook(wb, "FIL_FIX_NC_Konstan.xlsx", overwrite = TRUE)
